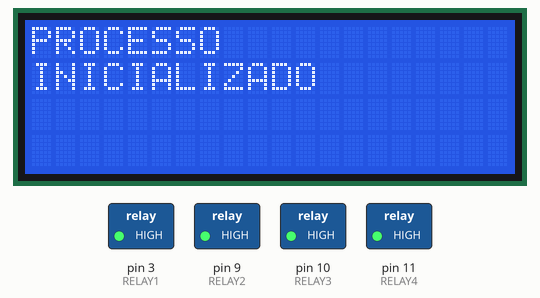
This sketch was run on a simulated Arduino Uno, built with avr-gcc and run on an emulated ATmega328P. Shown: 20×4 character LCD, switched loads named in the sketch (green lamp = pin HIGH). At 35.3 s the program stops and its outputs stay as they are.

Above: at 0.1 s.
At 12.2 s:
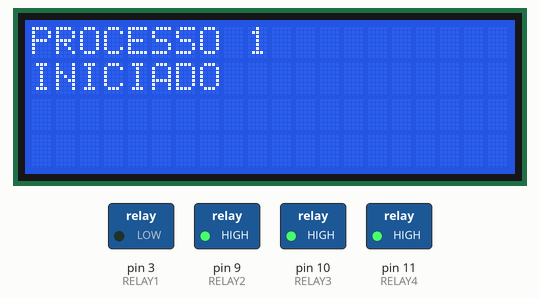
At 20.2 s:
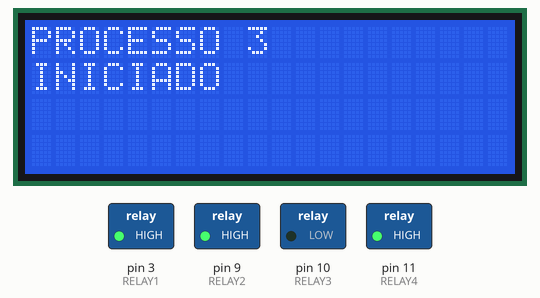
At 31.3 s:
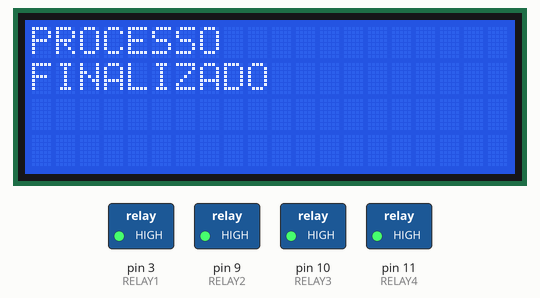
At 34.3 s:
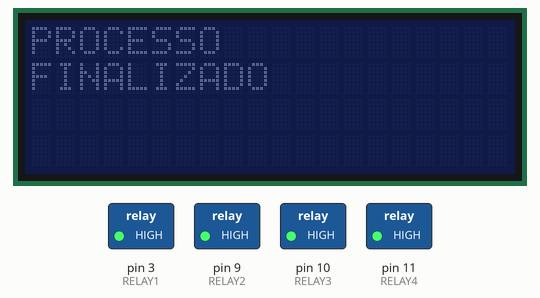
At 35.3 s:
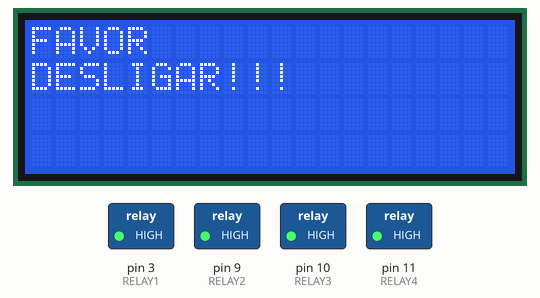
Timing chart, 0 to 36.8 s (numbered marks = the images above):
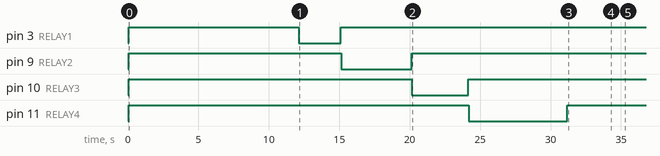

The sketch:

ACIONAR_RELES_4_CANAIS_com_tempo_e_sequencia_E_LCDbotao.ino
```cpp
#include <Wire.h>
#include <LiquidCrystal_I2C.h>
// Inicializa o display no endereco 0x3F
LiquidCrystal_I2C lcd(0x3F,2,1,0,4,5,6,7,3, POSITIVE);

#define RELAY1  3

#define RELAY2  9

#define RELAY3  10

#define RELAY4  11

void setup()

{
 Serial.begin(9600);
 lcd.begin (20,4);


  pinMode(RELAY1, OUTPUT);

  pinMode(RELAY2, OUTPUT);

  pinMode(RELAY3, OUTPUT);

  pinMode(RELAY4, OUTPUT);

  digitalWrite(RELAY1, HIGH);
  digitalWrite(RELAY2, HIGH);
  digitalWrite(RELAY3, HIGH);
  digitalWrite(RELAY4, HIGH);

  lcd.setBacklight(HIGH);
  lcd.setCursor(0,0);
  lcd.print("PROCESSO ");
  lcd.setCursor(0,1);
  lcd.print("INICIALIZADO");
  delay(8000);
  lcd.clear();
  delay(4000);

  lcd.setBacklight(HIGH);
  lcd.setCursor(0,0);
  lcd.print("PROCESSO 1");
  lcd.setCursor(0,1);
  lcd.print("INICIADO");

}
 void loop()
{

   digitalWrite(RELAY1,LOW);           // Relé 1 ligado (ON)
   delay(3000);                                      // espera do processo
   digitalWrite(RELAY1,HIGH);          // Relé 1 desligado (OFF)

  lcd.setBacklight(HIGH);
  lcd.setCursor(0,0);
  lcd.print("PROCESSO 2");
  lcd.setCursor(0,1);
  lcd.print("INICIADO    ");

   digitalWrite(RELAY2,LOW);           // Relé 2 ligado (ON)
   delay(5000);                                      // espera do processo
   digitalWrite(RELAY2,HIGH);          // Relé 2 desligado (OFF)

  lcd.setBacklight(HIGH);
  lcd.setCursor(0,0);
  lcd.print("PROCESSO 3    ");
  lcd.setCursor(0,1);
  lcd.print("INICIADO");


   digitalWrite(RELAY3,LOW);           // Relé 3 ligado (ON)
   delay(4000);                                      // espera do processo
   digitalWrite(RELAY3,HIGH);          // Relé 3 desligado (OFF)

  lcd.setBacklight(HIGH);
  lcd.setCursor(0,0);
  lcd.print("PROCESSO 4   ");
  lcd.setCursor(0,1);
  lcd.print("INICIADO     ");


   digitalWrite(RELAY4,LOW);          // Relé 4 ligado (ON)
   delay(7000);                    // espera do processo
   digitalWrite(RELAY4,HIGH);         // Relé 4 desligado (OFF)

  lcd.setBacklight(HIGH);
  lcd.setCursor(0,0);
  lcd.print("PROCESSO   ");
  lcd.setCursor(0,1);
  lcd.print("FINALIZADO   ");
  delay(1000);
  lcd.setBacklight(LOW);
  delay(1000);
  lcd.setBacklight(HIGH);
  lcd.setCursor(0,0);
  lcd.print("PROCESSO   ");
  lcd.setCursor(0,1);
  lcd.print("FINALIZADO   ");
  delay(1000);
  lcd.setBacklight(LOW);
  delay(1000);
  lcd.setBacklight(HIGH);
  lcd.setCursor(0,0);
  lcd.print("PROCESSO   ");
  lcd.setCursor(0,1);
  lcd.print("FINALIZADO   ");
  lcd.clear();

  lcd.setBacklight(HIGH);
  lcd.setCursor(0,0);
  lcd.print("FAVOR");
  lcd.setCursor(0,1);
  lcd.print("DESLIGAR!!!");

while (1);
 }
```

Measured:
- by itself, pin 3 (RELAY1): HIGH → LOW at 12.1 s, → HIGH 3.0 s later
- by itself, pin 9 (RELAY2): HIGH → LOW at 15.1 s, → HIGH 5.0 s later
- by itself, pin 10 (RELAY3): HIGH → LOW at 20.2 s, → HIGH 4.0 s later
- by itself, pin 11 (RELAY4): HIGH → LOW at 24.2 s, → HIGH 7.0 s later
- what the display in image 2 shows lasts 4.0 s, from 20.2 s to 24.2 s
- what the display in image 3 shows lasts 1.0 s, from 31.2 s to 32.2 s
